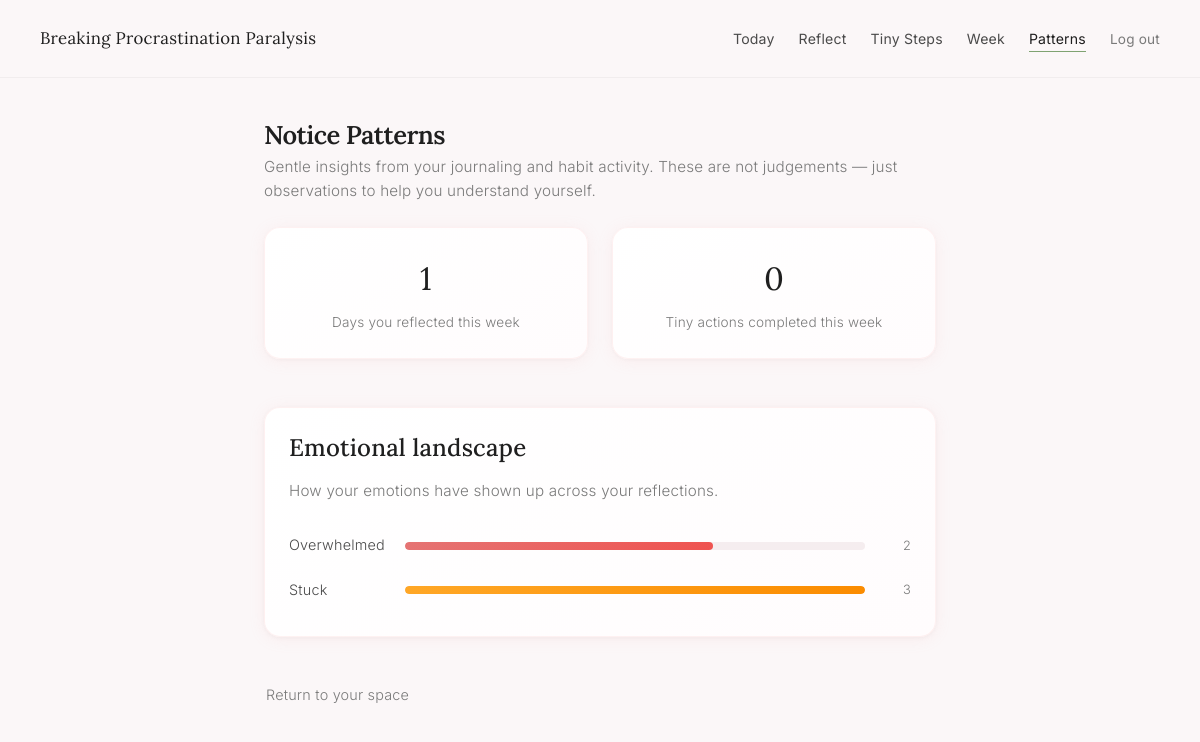
Screenshot of /analytics (signed in) with the database file from the repository.
### tables this page shows
CREATE TABLE journal_entries (
            id INTEGER PRIMARY KEY AUTOINCREMENT,
            user_id INTEGER NOT NULL,
            entry_text TEXT NOT NULL,
            predicted_emotion TEXT NOT NULL,
            created_at TEXT NOT NULL, reframe TEXT, micro_task_text TEXT, micro_task_minutes INTEGER,
            FOREIGN KEY (user_id) REFERENCES users(id)
        );

### app.py (the view)
@app.route("/analytics")
@login_required
@onboarding_check
def analytics():
    user_id = session['user_id']
    conn = get_db_connection()
    cur = conn.cursor()
    cur.execute("""
        SELECT predicted_emotion, COUNT(*) as count
        FROM journal_entries
        WHERE user_id = ?
        GROUP BY predicted_emotion
    """, (user_id,))
    emotion_data = cur.fetchall()
    today = date.today()
    last_week = (today - timedelta(days=6)).isoformat()
    cur.execute("""
        SELECT COUNT(DISTINCT date(created_at)) AS active_days
        FROM journal_entries
        WHERE user_id = ? AND date(created_at) >= ?
    """, (user_id, last_week))
    active_days = cur.fetchone()["active_days"]
    cur.execute("""
        SELECT COUNT(*) AS habits_done
        FROM habit_completions hc
        JOIN habits h ON hc.habit_id = h.id
        WHERE h.user_id = ? AND date(hc.completed_at) >= ?
    """, (user_id, last_week))
    habits_done = cur.fetchone()["habits_done"]
    conn.close()
    return render_template(
        "analytics.html",
        emotion_data=emotion_data,
        active_days=active_days,
        habits_done=habits_done
    )

### app.py (called while the page is built)
def get_db_connection():
    conn = sqlite3.connect(DB_PATH, timeout=30)  # Increased timeout to 30 seconds
    conn.row_factory = sqlite3.Row
    conn.execute("PRAGMA journal_mode=WAL")  # Enable Write-Ahead Logging for better concurrency
    return conn

def login_required(f):
    @wraps(f)
    def decorated_function(*args, **kwargs):
        if 'user_id' not in session:
            return redirect(url_for('landing'))
        return f(*args, **kwargs)
    return decorated_function

def onboarding_check(f):
    @wraps(f)
    def decorated_function(*args, **kwargs):
        if 'user_id' not in session:
            return redirect(url_for('landing'))
        user_id = session['user_id']
        conn = get_db_connection()
        try:
            cur = conn.cursor()
            cur.execute("SELECT onboarding_complete FROM users WHERE id = ?", (user_id,))
            user = cur.fetchone()
            if user and user['onboarding_complete'] == 0:
                return redirect(get_next_onboarding_step(user_id))
        finally:
            conn.close()
        return f(*args, **kwargs)
    return decorated_function

### templates/analytics.html (shortened to what this page needs)
<!doctype html>
<html lang="en">
<head>
    <link rel="stylesheet" href="{{ url_for('static', filename='calm.css') }}">
</head>
<body>
<div class="page-wrapper">
    <nav class="page-nav">
        <a href="{{ url_for('dashboard') }}" class="nav-brand">Breaking Procrastination Paralysis</a>
        <ul class="nav-links">
            <li><a href="{{ url_for('today') }}">Today</a></li>
            <li><a href="{{ url_for('journal') }}">Reflect</a></li>
            <li><a href="{{ url_for('habits') }}">Tiny Steps</a></li>
            <li><a href="{{ url_for('week') }}">Week</a></li>
            <li><a href="{{ url_for('analytics') }}" class="active">Patterns</a></li>
            <li><a href="{{ url_for('logout') }}" class="logout-link">Log out</a></li>
        </ul>
    </nav>
    <main class="page-content">
        <div class="section-header fade-in-up">
            <h1 class="section-title">Notice Patterns</h1>
            <p class="section-subtitle">
                Gentle insights from your journaling and habit activity.
                These are not judgements — just observations to help you understand yourself.
            </p>
        </div>
        <div class="patterns-grid stagger-children">
            <div class="card pattern-card">
                <p class="pattern-value">{{ active_days }}</p>
                <p class="pattern-label">Days you reflected this week</p>
            </div>
            <div class="card pattern-card">
                <p class="pattern-value">{{ habits_done }}</p>
                <p class="pattern-label">Tiny actions completed this week</p>
            </div>
        </div>
        <div class="card fade-in-up">
            <h2>Emotional landscape</h2>
            <p class="section-subtitle" style="margin-bottom: 20px;">
                How your emotions have shown up across your reflections.
            </p>
            {% if emotion_data %}
            <ul class="emotion-bar-list">
                {% set max_count = emotion_data | map(attribute='count') | max %}
                {% for row in emotion_data %}
                <li class="emotion-bar-item">
                    <span class="emotion-bar-name">{{ row["predicted_emotion"] }}</span>
                    <div class="emotion-bar-track">
                        <div
                            class="emotion-bar-fill {{ row['predicted_emotion'] if row['predicted_emotion'] in ['overwhelmed', 'anxious', 'stuck', 'stressed', 'tired', 'calm'] else 'default' }}"
                            style="width: {{ (row['count'] / max_count * 100) | round }}%;"
                        ></div>
                    </div>
                    <span class="emotion-bar-count">{{ row["count"] }}</span>
                </li>
                {% endfor %}
            </ul>
            {% else %}
            <p class="empty-state">
                Emotion patterns will appear here after your first few reflections.
            </p>
            {% endif %}
        </div>
        <div style="margin-top: 40px;">
            <a href="{{ url_for('today') }}" class="btn-text">Return to your space</a>
        </div>
    </main>
</div>
</body>
</html>

### rows the page displays
journal_entries: predicted_emotion "Overwhelmed", {{ (row['count'] / max_count * 100) | round }} 67.0 (drawn), count "2"

### other values shown
{{ active_days }} "1"
{{ habits_done }} "0"
{{ row["predicted_emotion"] }} "Stuck"
{{ row["count"] }} "3"
